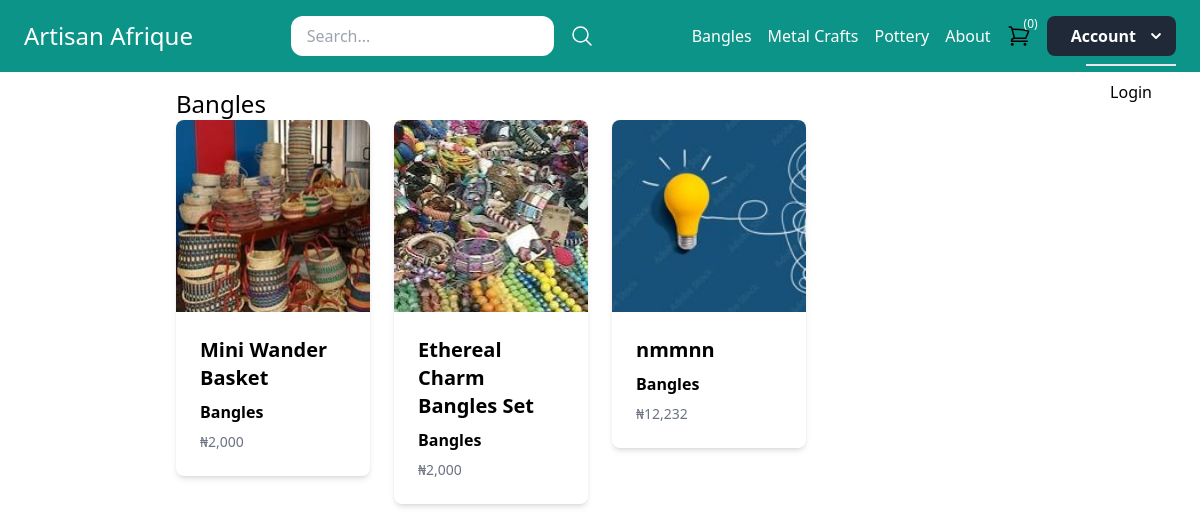
The page /Bangles/ on the database its author committed.
### core/models.py (models this page shows, shortened)
class Category(models.Model):
    title = models.CharField(max_length=50)
    slug = models.SlugField(max_length=50)
    class Meta:
        verbose_name_plural = 'Categories'
    def __str__(self):
        return self.title

class Product(models.Model):
    DRAFT = 'draft'
    WAITING_APPROVAL = 'waitingapproval'
    ACTIVE = 'active'
    DELETED = 'deleted'
    STATUS_CHOICES = (
        (DRAFT, 'Draft'),
        (WAITING_APPROVAL, 'Waiting approval'),
        (ACTIVE, 'Active'),
        (DELETED, 'Deleted'),
    )
    user = models.ForeignKey(User, related_name='products', on_delete=models.CASCADE)
    category = models.ForeignKey(Category, related_name='products', on_delete=models.CASCADE)
    title = models.CharField(max_length=50)
    slug = models.SlugField(max_length=50)
    description = models.TextField(blank=True)
    price = models.IntegerField()
    image = models.ImageField(upload_to='uploads/product_images', blank=True, null=True)
    thumbnail = models.ImageField(upload_to='uploads/product_images/thumbnail', blank=True, null=True)
    created_at = models.DateTimeField(auto_now_add=True)
    updated_at = models.DateTimeField(auto_now=True)
    status = models.CharField(max_length=50, choices=STATUS_CHOICES, default=ACTIVE)
    class Meta:
        ordering = ('-created_at',)
    def get_display_price(self):
        price_str = str(self.price)[::-1]
        formatted_price = ",".join([price_str[i:i+3] for i in range(0, len(price_str), 3)])
        return formatted_price[::-1]
    def get_thumbnail(self):
        if self.thumbnail:
            return self.thumbnail.url

### core/views.py (the view)
# urls.py: path('<slug:slug>/', views.category_detail, name='category_detail'),
def category_detail(request, slug):
    category = get_object_or_404(Category, slug=slug)
    products = category.products.filter(status=Product.ACTIVE)
    return render(request, 'core/category_detail.html', {
        'category': category,
        'products': products
    })

### core/cart.py (called while the page is built)
    def __len__(self):
        return sum(item['quantity'] for item in self.cart.values())

### core/context_processors.py (called while the page is built)
def cart(request):
    return {'cart': Cart(request)}

### core/templatetags/menu.py (called while the page is built)
@register.inclusion_tag('core/menu.html')
def menu():
    categories = Category.objects.all()[:3]
    return {'categories': categories}

### core/templates/core/category_detail.html (shortened to what this page needs)
{% extends 'core/base.html' %}
{% block content %}
    <h1 class="text-2xl">{{ category.title }}</h1>
    {% if products %}
        <div class="grid grid-cols-1 sm:grid-cols-2 md:grid-cols-3 lg:grid-cols-4 gap-6">
            {% for product in products %}
            <a href="{% url 'product_detail' product.category.slug product.slug %}">
                <div class="bg-white rounded-lg shadow-md overflow-hidden">
                    <img src="{{ product.get_thumbnail }}" alt="{{ product.title }}" class="h-48 w-full object-cover">
                    <div class="p-6">
                        <h2 class="text-xl font-semibold mb-2">{{ product.title }}</h2>
                        <h3 class="text-l font-semibold mb-2">{{ product.category }}</h3>
                        <div class="flex items-center text-gray-500 text-sm">
                            <span class="mr-2">₦{{ product.get_display_price }}</span>
                        </div>
                    </div>
                </div>
            </a>
            {% endfor %}
        </div>
    {% else %}
        <p class="text-gray-700">There are no products in this category yet.</p>
    {% endif %}
{% endblock %}

### core/templates/core/base.html (shortened to what this page needs)
{% load menu %}
<!doctype html>
<html>
    <head>
        <script src="https://cdn.tailwindcss.com"></script>
    </head>
    <body>
        <nav class="w-full py-4 px-6 flex items-center justify-between bg-teal-600">
            <div class="logo">
                <a href="{% url 'home' %}" class="text-2xl text-white">Artisan Afrique</a>
            </div>
            <div class="search">
                <form method="get" action="/search/" class="flex items-center space-x-4">
                    <input type="search" name="query" placeholder="Search..." class="py-2 px-4 rounded-xl">
                    <button>
                        <svg xmlns="http://www.w3.org/2000/svg" fill="none" viewBox="0 0 24 24" stroke-width="1.5" stroke="currentColor" class="w-6 h-6 text-white">
                            <path stroke-linecap="round" stroke-linejoin="round" d="M21 21l-5.197-5.197m0 0A7.5 7.5 0 105.196 5.196a7.5 7.5 0 0010.607 10.607z" />
                          </svg>
                    </button>
                </form>
            </div>
            <div class="menu flex items-center space-x-4">
                {% menu %}
                <a href="{% url 'cart_view' %}"><div class="relative py-2">
                    <div class="t-0 absolute left-3">
                      <p class="flex h-2 w-2 items-center justify-center rounded-full pl-3 pb-2 text-xs text-white">({{ cart|length }})</p>
                    </div>
                  </div>
                </a>
                {% if not request.user.is_authenticated %}
                <div id="dropdown" class="relative inline-block">
                    <button
                      @click="isOpen = true"
                      class="inline-flex items-center pl-6 pr-2 py-2 font-semibold text-white bg-gray-800 rounded-lg hover:bg-gray-700 focus:outline-none focus:shadow-outline active:bg-gray-900"
                    >
                      Account
                      <svg
                        class="ml-2 h-6 w-6 text-white"
                        fill="currentColor"
                        viewBox="0 0 24 24"
                      >
                        <path
                          d="M15.3 9.3a1 1 0 0 1 1.4 1.4l-4 4a1 1 0 0 1-1.4 0l-4-4a1 1 0 0 1 1.4-1.4l3.3 3.29 3.3-3.3z"
                        />
                      </svg>
                    </button>
                    <div
                      v-if="isOpen"
                      @click="isOpen = false"
                      class="fixed inset-0"
                      tabindex="-1"
                    ></div>
                    <transition
                      enter-class="opacity-0 scale-90"
                      enter-active-class="ease-out transition-fastest"
                      enter-to-class="opacity-100 scale-100"
                      leave-class="opacity-100 scale-100"
                      leave-active-class="ease-in transition-fastest"
                      leave-to-class="opacity-0 scale-90"
                    >
                      <div
                        v-if="isOpen"
                        class="mt-2 absolute right-0 origin-top-right text-left"
                      >
                          <div class="border-t-2 border-gray-200 py-1">
                            <a href="{% url 'login' %}" class="block px-6 py-3 leading-tight hover:bg-gray-200"
                              >Login</a
                            >
                          </div>
                        </div></div>
                      </div>
                {% endif %}
        </nav>
        <div class="max-w-4xl mx-auto py-4 px-6">
            {% block content %}
            {% endblock %}
        </div>
    </body>
</html>

### core/templates/core/menu.html
{% for category in categories %}
    <a href="{% url 'category_detail' category.slug %}" class="text-white">{{ category.title }}</a>
{% endfor %}
<a href="{% url 'about' %}" class="text-white">About</a>

### rows shown on the page
Category: title "Bangles"
Category: title "Metal Crafts"
Category: title "Pottery"
Product: get_thumbnail (picture), title "Mini Wander Basket", category "Bangles", get_display_price "2,000"
Product: get_thumbnail (picture), title "Ethereal Charm Bangles Set", category "Bangles", get_display_price "2,000"
Product: get_thumbnail (picture), title "nmmnn", category "Bangles", get_display_price "12,232"

### other values the page prints
{{ cart|length }} "0"
